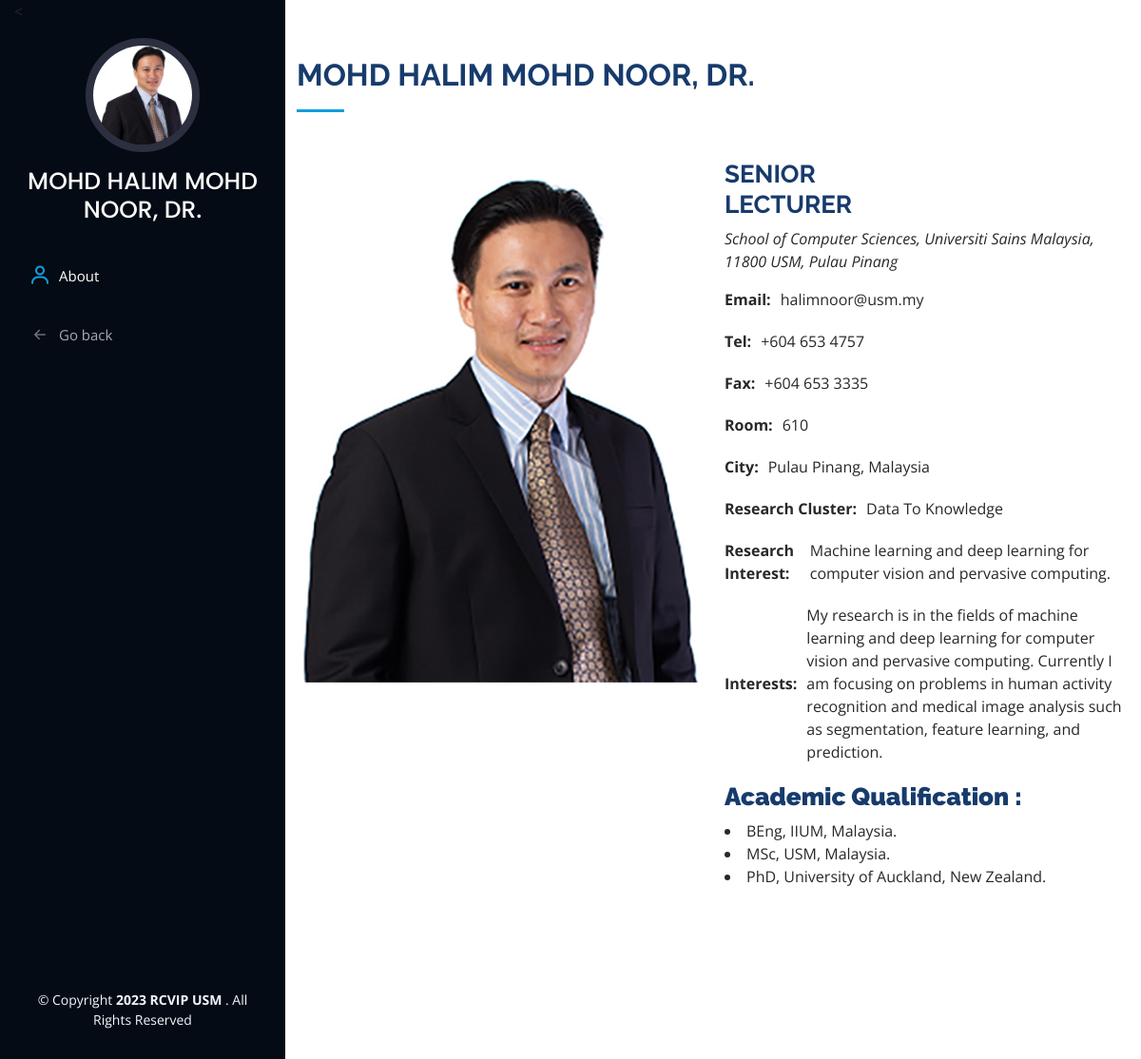
The page /team.php?x=4 on the database its author committed.
### tables this page shows
CREATE TABLE `team` (
  `id_profile` int(11) NOT NULL,
  `title` varchar(500) NOT NULL,
  `team_position` varchar(50) NOT NULL,
  `position` varchar(200) NOT NULL,
  `university` varchar(200) NOT NULL,
  `email` varchar(200) NOT NULL,
  `tel` varchar(200) NOT NULL,
  `fax` varchar(200) NOT NULL,
  `room` varchar(200) NOT NULL,
  `city` varchar(200) NOT NULL,
  `research_cluster` varchar(500) NOT NULL,
  `research_interest` varchar(500) NOT NULL,
  `interests` varchar(500) NOT NULL,
  `academic_qualification` varchar(500) NOT NULL,
  `small_image` varchar(200) NOT NULL,
  `big_image` varchar(200) NOT NULL
);

### team.php (the view, shortened to what this page needs)
<?php
$conn = mysqli_connect($servername, $username, $password, $database);
?>
<!DOCTYPE html>
<html lang="en">
<head>
  <link href="assets2/vendor/aos/aos.css" rel="stylesheet">
  <link href="assets2/vendor/bootstrap/css/bootstrap.min.css" rel="stylesheet">
  <link href="assets2/vendor/bootstrap-icons/bootstrap-icons.css" rel="stylesheet">
  <link href="assets2/vendor/boxicons/css/boxicons.min.css" rel="stylesheet">
  <link href="assets2/vendor/glightbox/css/glightbox.min.css" rel="stylesheet">
  <link href="assets2/vendor/swiper/swiper-bundle.min.css" rel="stylesheet">
  <link href="assets/css/profile.css?ver=5" rel="stylesheet">
  <link rel="stylesheet" href="https://cdnjs.cloudflare.com/ajax/libs/font-awesome/4.7.0/css/font-awesome.min.css">
</head>
<body>
  <header id="header">
    <div class="d-flex flex-column">
   <div class="profile">
   <  <?php
          $id_profile = $_GET['x'];
          $sql = "SELECT * from team where id_profile = $id_profile";
          $result = mysqli_query($conn, $sql);
          while ($row = mysqli_fetch_assoc($result)) {
            echo "
        <p>$row[small_image]</p>
        <h2><class='text-center'>$row[title]</h2>
       " ;
}
?>
</div>
      <nav id="navbar" class="nav-menu navbar">
        <ul>
          <li><a href="#about" class="nav-link scrollto"><i class="bx bx-user"></i> <span>About</span></a></li>
         <li><a href = about.php > <i class = "bi bi-arrow-left-short"></i>Go back</a></li>
        </ul>
      </nav>
    </div>
  </header>
  <main id="main">
    <section id="about" class="about">
      <div class="container">
      <?php
      $id_profile = $_GET['x'];
          $sql = "SELECT * from team where id_profile = $id_profile";
          $result = mysqli_query($conn, $sql);
          while ($row = mysqli_fetch_assoc($result)) {
            echo "
        <div class='section-title'>
          <h2>$row[title]</h2>
        </div>
   <div class='row'>
          <div class='col-lg-6' data-aos='fade-right'>
          <div class ='img'>
           <p>$row[big_image]</p>
           </div>
          </div>
         <div class='col-lg-6 pt-4 pt-lg-0 content' class = 'position' data-aos='fade-left'>
         <div class = 'row'>
         <div class ='col'>
         <h3>$row[position]</h3>
         </div>
         <div class ='col right'> ";
         echo "
        </div>
        </div>
            <p class='fst-italic'>
           $row[university]
            </p>
            <div class='row'>
              <div class='col-lg-12'>
                <ul>
                  <li><strong>Email:</strong> <span>$row[email]</span></li>
                  <li><strong>Tel:</strong> <span>$row[tel]</span></li>
                  <li><strong>Fax:</strong> <span>$row[fax]</span></li>
                  <li><strong>Room:</strong> <span>$row[room]</span></li>
                  <li><strong>City:</strong> <span>$row[city]</span></li>
                  <li><strong>Research Cluster:</strong> <span>$row[research_cluster]</span></li>
                  <li><strong>Research Interest:</strong><span>$row[research_interest]</span></li>
                  <li><strong>Interests:</strong> <span>$row[interests]</span></li>
                </ul>
              </div>
              <br>
              <h3><strong>Academic Qualification :</strong></h3>
           $row[academic_qualification]
            </div>
          </div>
        </div>
      </div>
    </section>
    <section id='publications' class='publications'>
      <div class='container'>
        <div class='section-title'>
";
}
          ?>
        </div>
      </div>
    </section>
  </main>
    <footer id="footer">
      <div class="footer-top">
        <div class="container">
          <div class="copyright">
            <blockquote>
            &copy; Copyright <strong><span>2023 RCVIP USM </span></strong>. All Rights Reserved
          </div>
    </footer>
</body>
</html>

### assets/css/profile.css (style rules this page uses)
body { font-family: "Open Sans", sans-serif; color: #272829; }
a { color: #149ddd; text-decoration: none; }
h1, h2, h3, h4, h5, h6 { font-family: "Raleway", sans-serif; }
#header { position: fixed; top: 0; left: 0; bottom: 0; width: 300px; transition: all ease-in-out 0.5s; z-index: 9997; transition: all 0.5s; padding: 0 15px; background: #040b14; overflow-y: auto; }
#header .profile img { margin: 15px auto; display: block; width: 120px; border: 8px solid #2c2f3f; }
#header .profile h2 { font-size: 25px; color:#fcfcfc; margin: 0; padding: 0; font-weight: 10px; text-align: center; font-family: "Poppins", sans-serif; }
#main { margin-left: 300px; }
.nav-menu { padding: 30px 0 0 0; }
.nav-menu * { margin: 0; padding: 0; list-style: none; }
.nav-menu>ul>li { position: relative; white-space: nowrap; }
.nav-menu a, .nav-menu a:focus { display: flex; align-items: center; color: #a8a9b4; padding: 12px 15px; margin-bottom: 8px; transition: 0.3s; font-size: 15px; }
.nav-menu a i, .nav-menu a:focus i { font-size: 24px; padding-right: 8px; color: #6f7180; }
.nav-menu a:hover, .nav-menu .active, .nav-menu .active:focus, .nav-menu li:hover>a { text-decoration: none; color: #fff; }
.nav-menu a:hover i, .nav-menu .active i, .nav-menu .active:focus i, .nav-menu li:hover>a i { color: #149ddd; }
section { padding: 60px 0; overflow: hidden; }
.section-title { padding-bottom: 30px; }
.section-title h2 { font-size: 32px; font-weight: bold; margin-bottom: 20px; padding-bottom: 20px; position: relative; color: #173b6c; }
.section-title h2::after { content: ""; position: absolute; display: block; width: 50px; height: 3px; background: #149ddd; bottom: 0; left: 0; }
.about .content h3 { font-weight: 700; font-size: 26px; color: #173b6c; }
.about .content ul { list-style: none; padding: 0; }
.about .content ul li { margin-bottom: 20px; display: flex; align-items: center; }
.about .content ul strong { margin-right: 10px; }
.publications { padding-bottom: 30px; }
#footer { padding: 15px; color: #f4f6fd; font-size: 14px; position: fixed; left: 0; bottom: 0; width: 300px; z-index: 9999; background: #040b14; }
#footer .copyright { text-align: center; }

### rows shown on the page
team: small_image (picture), title "MOHD HALIM MOHD NOOR, DR.", big_image (picture), position "SENIOR LECTURER", university "School of Computer Sciences, Universiti Sains Malaysia, 11800 USM, Pulau Pinang", email "halimnoor@usm.my", tel "+604 653 4757", fax "+604 653 3335", room "610", city "Pulau Pinang, Malaysia", research_cluster "Data To Knowledge", research_interest "Machine learning and deep learning for computer vision and pervasive computing.", interests "My research is in the fields of machine learning and deep learning for computer vision and pervasive computing. Currently I am focusing on problems in human activity recognition and medical image analysis such as segmentation, feature learning, and prediction.", academic_qualification "BEng, IIUM, Malaysia. MSc, USM, Malaysia. PhD, University of Auckland, New Zealand."
